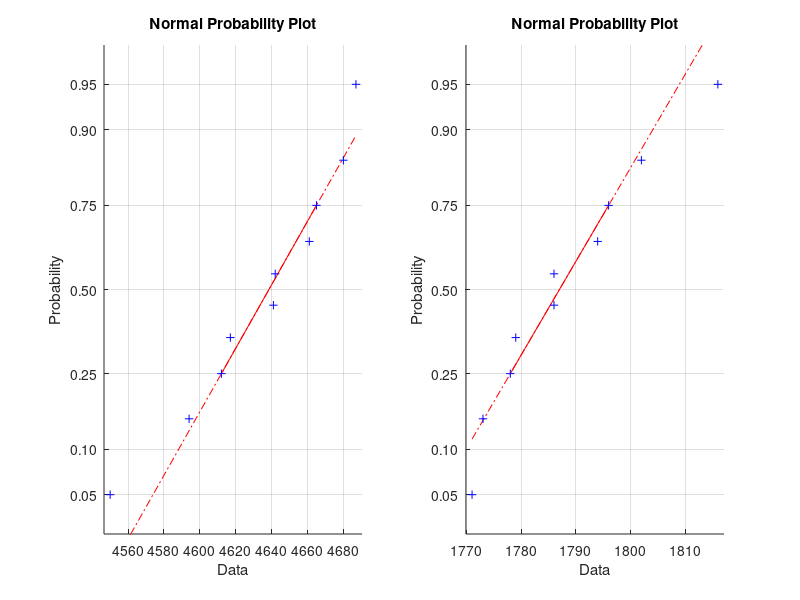

Recreate this plot in MATLAB.
% Paired t-test
% sigma unknown or small sample size n < 30

% The function ttest2 tests if two independent samples come from normal 
% distributions with equal but unknown standard deviations and the same 
% mean, against the alternative that the means are unequal.

% This is however a righ tailed test, that tests if x is greater than y.

close; clc; clear all:

% ANN vs. SS
%data_own   = [];
%data_other = [];

% SS
%data_own   = [5581 5599 5499 5542 5479 5549 5451 5486 5484 5517];
%data_other = [1473 1473 1473 1473 1507 1483 1516 1504 1505 1494];

% ANN
data_own   = [4594 4642 4680 4612 4687 4665 4550 4641 4661 4617];
data_other = [1802 1786 1773 1796 1771 1778 1816 1786 1779 1794];

% Q
%data_own   = [];
%data_other = [];

mean_own = mean(data_own);
var_own  = var(data_own);

mean_other = mean(data_other);
var_other  = var(data_other);

figure(1)
subplot(1,2,1)
normplot(data_own)
subplot(1,2,2)
normplot(data_other)

[h,p] = ttest2(data_own,data_other, 'Tail', 'right');
fprintf('\nThe P value is: %d\n', p)
fprintf('Rejected (1) or accepted (0) at 5%% signifance level: %i\n\n', h)


